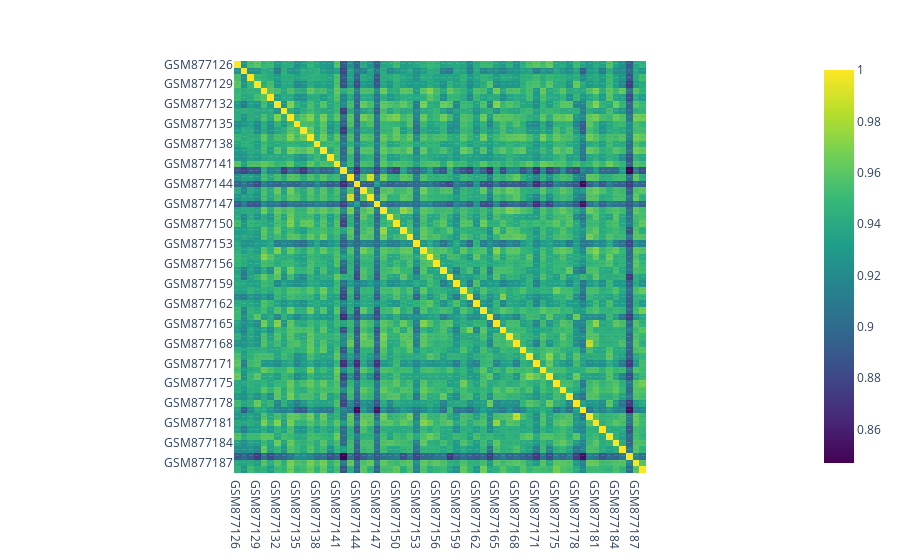

This figure's notebook cell:
### Code cell
ai.correlations(gene_expression_df, type="pearson", printout="heatmap")

### Figure 1 — Plotly figure (JSON) as saved in the notebook; plotly's stock layout.template omitted (floating-point values rounded to 4 significant figures; data arrays with more than 128 entries replaced by an {"elided": "..."} marker saying what was removed)
{"data": [{"coloraxis": "coloraxis", "hovertemplate": "x: %{x}<br>y: %{y}<br>color: %{z}<extra></extra>", "name": "0", "texttemplate": "%{z}", "type": "heatmap", "x": ["GSM877126", "GSM877127", "GSM877128", "GSM877129", "GSM877130", "GSM877131", "GSM877132", "GSM877133", "GSM877134", "GSM877135", "GSM877136", "GSM877137", "GSM877138", "GSM877139", "GSM877140", "GSM877141", "GSM877142", "GSM877143", "GSM877144", "GSM877145", "GSM877146", "GSM877147", "GSM877148", "GSM877149", "GSM877150", "GSM877151", "GSM877152", "GSM877153", "GSM877154", "GSM877155", "GSM877156", "GSM877157", "GSM877158", "GSM877159", "GSM877160", "GSM877161", "GSM877162", "GSM877163", "GSM877164", "GSM877165", "GSM877166", "GSM877167", "GSM877168", "GSM877169", "GSM877170", "GSM877171", "GSM877173", "GSM877174", "GSM877175", "GSM877176", "GSM877177", "GSM877178", "GSM877179", "GSM877180", "GSM877181", "GSM877182", "GSM877183", "GSM877184", "GSM877185", "GSM877186", "GSM877187", "GSM877188"], "xaxis": "x", "y": ["GSM877126", "GSM877127", "GSM877128", "GSM877129", "GSM877130", "GSM877131", "GSM877132", "GSM877133", "GSM877134", "GSM877135", "GSM877136", "GSM877137", "GSM877138", "GSM877139", "GSM877140", "GSM877141", "GSM877142", "GSM877143", "GSM877144", "GSM877145", "GSM877146", "GSM877147", "GSM877148", "GSM877149", "GSM877150", "GSM877151", "GSM877152", "GSM877153", "GSM877154", "GSM877155", "GSM877156", "GSM877157", "GSM877158", "GSM877159", "GSM877160", "GSM877161", "GSM877162", "GSM877163", "GSM877164", "GSM877165", "GSM877166", "GSM877167", "GSM877168", "GSM877169", "GSM877170", "GSM877171", "GSM877173", "GSM877174", "GSM877175", "GSM877176", "GSM877177", "GSM877178", "GSM877179", "GSM877180", "GSM877181", "GSM877182", "GSM877183", "GSM877184", "GSM877185", "GSM877186", "GSM877187", "GSM877188"], "yaxis": "y", "z": {"elided": "62x62 float values"}}], "layout": {"coloraxis": {"colorscale": [[0, "#440154"], [0.1111, "#482878"], [0.2222, "#3e4989"], [0.3333, "#31688e"], [0.4444, "#26828e"], [0.5556, "#1f9e89"], [0.6667, "#35b779"], [0.7778, "#6ece58"], [0.8889, "#b5de2b"], [1, "#fde725"]]}, "margin": {"t": 60}, "xaxis": {"anchor": "y", "constrain": "domain", "domain": [0, 1], "scaleanchor": "y"}, "yaxis": {"anchor": "x", "autorange": "reversed", "constrain": "domain", "domain": [0, 1]}}}
